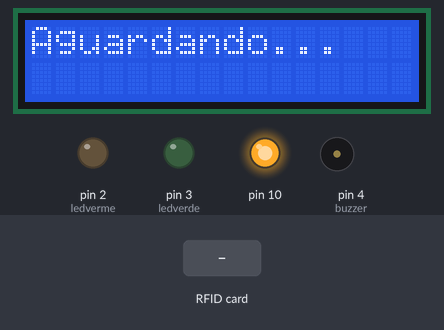
Bench run of a sketch on a simulated Arduino Uno, built with avr-gcc and run on an emulated ATmega328P. Parts: 16×2 character LCD, output pins drawn as LEDs (lit = HIGH), buzzer (waves = sounding). Inputs (shaded band) come from the test bench. What the sketch prints to the serial monitor is not drawn.

Above: at 4.0 s.
4.1 s: RFID card 2D F2 33 CB held to the reader
At 4.6 s:
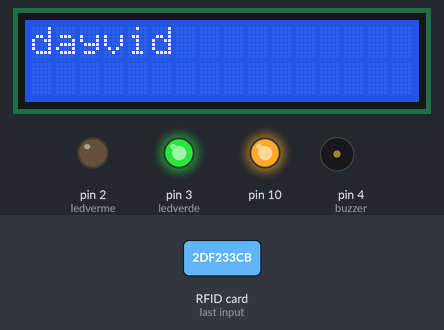
7.1 s: RFID card 5E 7A 19 C4 held to the reader
At 8.0 s:
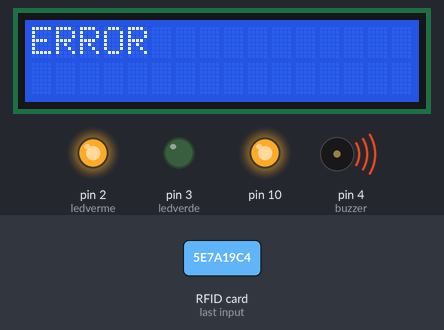
9.9 s: RFID card CA 1C 4C 10 held to the reader
At 11.3 s:
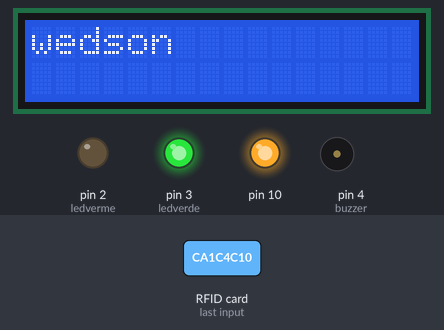
12.9 s: RFID card 4E C0 33 CB held to the reader
At 13.9 s:
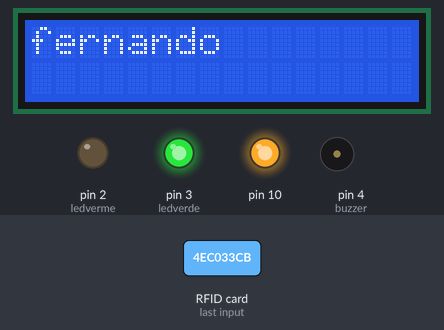
Timing chart, 0 to 16.7 s (numbered marks = the images above; inputs shaded):
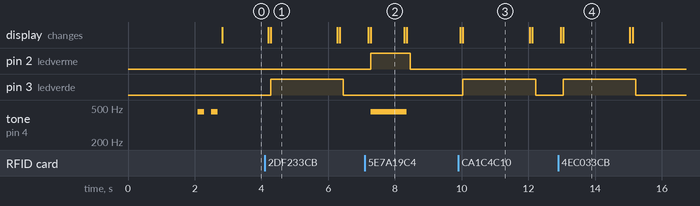

Measured:
- after the input at 4.1 s, pin 3 (ledverde): LOW → HIGH after 0.17 s, → LOW 2.2 s later; the display: first changes after 0.10 s (image 1 shows a later state)
- after the input at 7.1 s, pin 2 (ledverme): LOW → HIGH after 0.18 s, → LOW 1.2 s later; tone on pin 4 (buzzer): silent → 450 Hz after 0.18 s, → silent 1.1 s later; the display: first changes after 0.11 s (image 2 shows a later state)
- after the input at 9.9 s, pin 3 (ledverde): LOW → HIGH after 0.13 s, → LOW 2.2 s later; the display: first changes after 0.06 s (image 3 shows a later state)
- after the input at 12.9 s, pin 3 (ledverde): LOW → HIGH after 0.14 s, → LOW 2.2 s later; the display: first changes after 0.07 s (image 4 shows a later state)
- what the display in image 1 shows lasts 2.0 s, from 4.3 s to 6.3 s
- what the display in image 2 shows lasts 1.0 s, from 7.3 s to 8.3 s

The sketch:

controleacess.ino
```cpp
#include <Wire.h>

#include <LiquidCrystal_I2C.h>

#include <SPI.h>
#include <MFRC522.h>

#define SS_PIN A4
#define RST_PIN 9
#define ledverde 3
#define ledverme 2
#define buzzer 4

LiquidCrystal_I2C lcd (0x27, 2, 1, 0, 4, 5, 6, 7, 3, POSITIVE);
MFRC522 mfrc522(SS_PIN, RST_PIN);

void setup(){
  pinMode(ledverde, OUTPUT);
  pinMode(ledverme, OUTPUT);
  lcd.begin(16, 2);
  lcd.setBacklight(HIGH);
  lcd.setCursor(1,0);
  lcd.print("- ANAUELABS -");
  lcd.setCursor(1, 1);
  lcd.print("ControlAcess");
  delay(2000);
  pinMode(buzzer, OUTPUT);
  tone(buzzer, 450);
  delay(200);
  noTone(buzzer);
  delay(200);
  tone(buzzer, 450);
  delay(200);
  noTone(buzzer);
  lcd.clear();
  lcd.begin(16,2);
  lcd.setCursor(0,0);
  lcd.print("Aguardando...");
  Serial.begin(9600);
  SPI.begin();
  mfrc522.PCD_Init();
  Serial.println("Aproxime o seu cartao do leitor...");
}

void loop() {
  lerCartao();
  delay(100);
  digitalWrite(ledverde, LOW);
  digitalWrite(ledverme, LOW);
}

void lerCartao(){
  if (!mfrc522.PICC_IsNewCardPresent()){
    return;
  }
  if (!mfrc522.PICC_ReadCardSerial()){
    return;
  }

  Serial.print("ID da tag :");
  String conteudo= "";
  byte letra;

  for (byte i = 0; i < mfrc522.uid.size; i++){
     Serial.print(mfrc522.uid.uidByte[i] < 0x10 ? " 0" : " ");
     Serial.print(mfrc522.uid.uidByte[i], HEX);
     conteudo.concat(String(mfrc522.uid.uidByte[i] < 0x10 ? " 0" : " "));
     conteudo.concat(String(mfrc522.uid.uidByte[i], HEX));
  }

  Serial.println();
  conteudo.toUpperCase();

  if(conteudo.substring(1) == "2D F2 33 CB"){
    estadoDisplay("dayvid");
  }
  else if(conteudo.substring(1) == "CA 1C 4C 10"){
    estadoDisplay("wedson");
  }
  else if(conteudo.substring(1) == "4E C0 33 CB"){
    estadoDisplay("fernando");
  }
  else if(conteudo.substring(1) == "33 7E ED 00"){
    estadoDisplay("leo");
  }
  else{
    lcd.clear();
    lcd.begin(16,2);
    lcd.setCursor(0,0);
    lcd.print("ERROR");
    tone(buzzer, 450);
    digitalWrite(ledverde, LOW);
    digitalWrite(ledverme, HIGH);
    delay(1000);
    Serial.println();
    Serial.println("Aproxime o seu cartao do leitor...");
    lcd.clear();
    lcd.begin(16,2);
    lcd.setCursor(0,0);
    lcd.print("Aguardando...");
  }
  noTone(buzzer);
}

void estadoDisplay(String nome){
  lcd.clear();
    lcd.begin(16,2);
    lcd.setCursor(0,0);
    lcd.print(nome);
    digitalWrite(ledverde, HIGH);
    digitalWrite(ledverme, LOW);
    delay(2000);
    Serial.println();
    Serial.println("Aproxime o seu cartao do leitor...");
    lcd.clear();
    lcd.begin(16,2);
    lcd.setCursor(0,0);
    lcd.print("Aguardando...");
}
```
